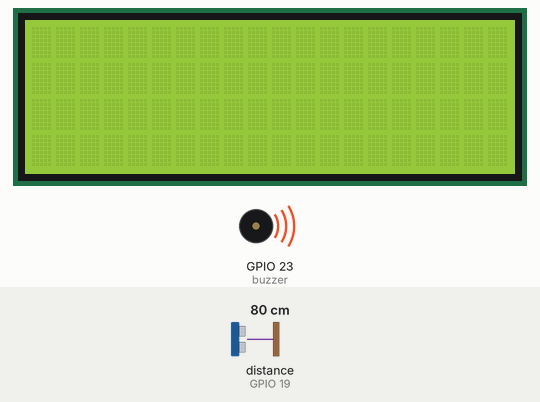
Simulated run of this sketch. Board: ESP32. Shown: 20×4 character LCD, buzzer (waves = sounding, pin HIGH). Wiring (inferred from the names in the program): ultrasonic range finder: trigger GPIO 18; echo GPIO 19. The test bench sets the inputs (shaded band); at power-on: distance to the obstacle (sensor on GPIO 19) 80 cm. The echo pulse lasts 58.3 µs per cm; WiFi joins after 1.5 s; servers stay silent unless stated; pins used as bus, display or sensor lines are not drawn; what the sketch prints to the serial monitor is not drawn.

Above: at 2.8 s.
2.9 s: distance to the obstacle (sensor on GPIO 19) set to 13 cm
4.4 s: distance to the obstacle (sensor on GPIO 19) set to 10 cm
At 7.3 s:
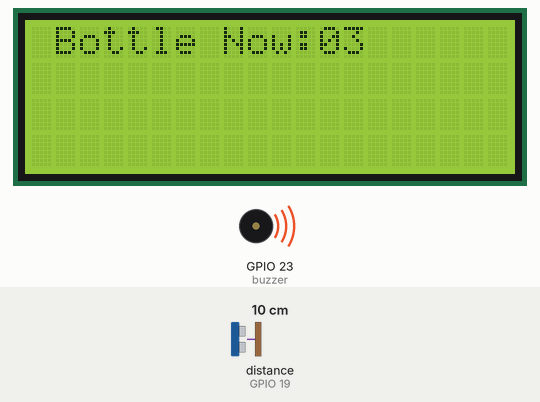
7.4 s: distance to the obstacle (sensor on GPIO 19) set to 18 cm
At 8.3 s:
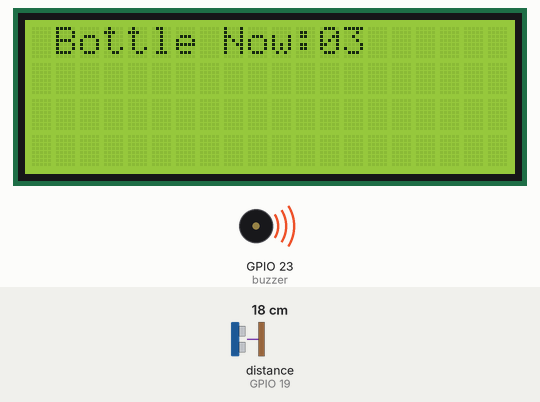
Timing chart, 0 to 10.4 s (numbered marks = the images above; inputs shaded):
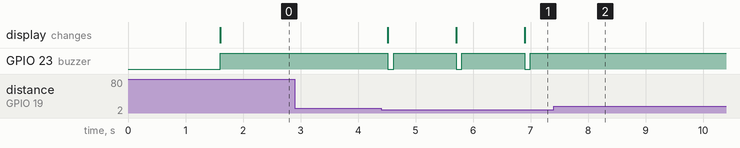

The sketch:

ESP32_LineNotify_Auto_Counting_bottles_system.ino.ino
```cpp
/*
  Include Library TridentTD_LineNotify version 2.1 ส่งไลน์
  http://www.mediafire.com/file/3szq0oevu0dt5hg/TridentTD_LineNotify-master.zip/file
  Include Library Arduino-LiquidCrystal-I2C-library-master
  https://github.com/fdebrabander/Arduino-LiquidCrystal-I2C-library
*/

#include <WiFi.h>
#include <WiFiClientSecure.h>

#include <Wire.h>
#include <LiquidCrystal_I2C.h>
LiquidCrystal_I2C lcd(0x27, 20, 4);


#include <TridentTD_LineNotify.h>

#define SSID        "OPPOA3s"      // บรรทัดที่ 11 ให้ใส่ ชื่อ Wifi ที่จะเชื่อมต่อ
#define PASSWORD    "1212312121"     // บรรทัดที่ 12 ใส่ รหัส Wifi
#define LINE_TOKEN1   "Do8mU9HtAfovRX02Oyl1D1nEB8NGnWRVRRRD52grWIR" //ใส่ Line Token ที่ขอมา สามารถใส่ได้มากกว่า 1
#define LINE_TOKEN2   "LuJyeldo8QeFAL67d8Ub4IUiEfZDwlUKZF3P4KFBL7s"
const int trigPin = 18;
const int echoPin = 19;
int buzzer = 23;

long duration;
int distance;
int NumberOFBottles;
int total;

void setup() {
  WiFi.begin( SSID, PASSWORD );
  while (!WiFi.isConnected()) delay(400);
  Serial.println( WiFi.localIP());

  String  message = "Messeage to LINE";
  pinMode (trigPin, OUTPUT);
  pinMode (echoPin, INPUT);
  pinMode(buzzer, OUTPUT);
  Serial.begin(9600);
  digitalWrite(buzzer, HIGH);
  lcd.begin();
  total = 90;
}

void loop() {
  if(total >= 100){
    }
    else{
      ULTRASONIC();
      }
}
void ULTRASONIC() {
  delay(10);
  digitalWrite(trigPin, LOW);
  delayMicroseconds(2);

  digitalWrite(trigPin, HIGH);
  delayMicroseconds(10);
  digitalWrite(trigPin, LOW);

  duration = pulseIn(echoPin, HIGH);
  distance = duration * 0.034 / 2;
  Serial.print("distance: ");
  Serial.print(distance);
  Serial.println(" cm");
  delay(50);

  BottleWater();
}
// ถ้าระยะทางน้อยกว่าหรือเท่ากับ 10 จะนับขวด และแสดงผลผ่านหน้าจอ
void BottleWater() {
  if (distance <= 10) {
    NumberOFBottles = NumberOFBottles + 1;
    total = total + 1;
    Serial.print("Bottle water: ");
    Serial.println(NumberOFBottles);
    LCDI2C();
    linenotify();
    delay(1000);
  }
}
void linenotify() {
  if (NumberOFBottles >= 10) {
    NumberOFBottles = 0;
    Serial.println("Line");
    LINE.setToken(LINE_TOKEN1); LINE.notify("");
    LINE.setToken(LINE_TOKEN1); LINE.notify("");
    LINE.setToken(LINE_TOKEN2); LINE.notify(total);

    delay(2000);
  }
}

void Buzzer() {
  digitalWrite(buzzer, LOW); //ลำโพงเปิด
  delay(100);
  digitalWrite(buzzer, HIGH); //ลำโพงปิด
  delay(10);
}
void LCDI2C() {
  if (NumberOFBottles < 10) {
    lcd.backlight();
    lcd.clear();
    // lcd.setCursor("ตัวอักษรเริ่มต้นที่ช่อง 0-15, บรรทัดที่ 0=บน 1=ล่าง")
    lcd.setCursor(1, 0);
    lcd.print("Bottle Now:");
    lcd.setCursor(12, 0);
    lcd.print("0");
    lcd.setCursor(13, 0);
    lcd.print(NumberOFBottles);
    Buzzer();

  }
  else  {
    lcd.clear();
    lcd.setCursor(1, 0);
    lcd.print("Bottle Now:");
    lcd.setCursor(12, 0);
    lcd.print(NumberOFBottles);
    Buzzer();
    delay(1000);
    lcd.clear();
    lcd.setCursor(3, 0);
    lcd.print("Thank YOU!");
    lcd.setCursor(3, 1);
    lcd.print("Total:");
    lcd.setCursor(10, 1);
    lcd.print(total);

    delay(3000);
    lcd.clear();
    lcd.noBacklight();
  }
}
```

Measured:
- the behaviour switches between 12 and 11 cm on distance to the obstacle (sensor on GPIO 19) (found by bisection; images 0 and 1)
- after the input at 2.9 s, every drawn part: stays the same
- after the input at 4.4 s, GPIO 23 (buzzer): alternates HIGH for 1.1 s and LOW for 0.10 s, starting after 0.12 s; the display: first changes after 0.12 s (image 1 shows a later state)
- after the input at 7.4 s, GPIO 23 (buzzer): stops changing and stays HIGH
